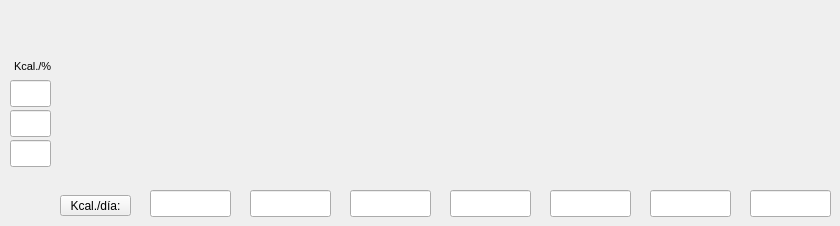
      <widget class="QWidget" name="page">
       <widget class="QLineEdit" name="lineEdit_3_3">
        <property name="geometry">
         <rect>
          <x>10</x>
          <y>140</y>
          <width>41</width>
          <height>27</height>
         </rect>
        </property>
        <property name="font">
         <font>
          <pointsize>7</pointsize>
         </font>
        </property>
        <property name="readOnly">
         <bool>true</bool>
        </property>
       </widget>
       <widget class="QLineEdit" name="lineEdit_3_1">
        <property name="geometry">
         <rect>
          <x>10</x>
          <y>80</y>
          <width>41</width>
          <height>27</height>
         </rect>
        </property>
        <property name="font">
         <font>
          <pointsize>7</pointsize>
         </font>
        </property>
        <property name="readOnly">
         <bool>true</bool>
        </property>
       </widget>
       <widget class="QLineEdit" name="lineEdit_3_2">
        <property name="geometry">
         <rect>
          <x>10</x>
          <y>110</y>
          <width>41</width>
          <height>27</height>
         </rect>
        </property>
        <property name="font">
         <font>
          <pointsize>7</pointsize>
         </font>
        </property>
        <property name="readOnly">
         <bool>true</bool>
        </property>
       </widget>
       <widget class="QLabel" name="label_3_1">
        <property name="geometry">
         <rect>
          <x>14</x>
          <y>56</y>
          <width>41</width>
          <height>20</height>
         </rect>
        </property>
        <property name="font">
         <font>
          <pointsize>8</pointsize>
         </font>
        </property>
        <property name="text">
         <string>Kcal./%</string>
        </property>
       </widget>
       <widget class="QLineEdit" name="lineEdit_3_4">
        <property name="geometry">
         <rect>
          <x>150</x>
          <y>190</y>
          <width>81</width>
          <height>27</height>
         </rect>
        </property>
        <property name="readOnly">
         <bool>true</bool>
        </property>
       </widget>
       <widget class="QLineEdit" name="lineEdit_3_5">
        <property name="geometry">
         <rect>
          <x>250</x>
          <y>190</y>
          <width>81</width>
          <height>27</height>
         </rect>
        </property>
        <property name="readOnly">
         <bool>true</bool>
        </property>
       </widget>
       <widget class="QLineEdit" name="lineEdit_3_6">
        <property name="geometry">
         <rect>
          <x>350</x>
          <y>190</y>
          <width>81</width>
          <height>27</height>
         </rect>
        </property>
        <property name="readOnly">
         <bool>true</bool>
        </property>
       </widget>
       <widget class="QLineEdit" name="lineEdit_3_7">
        <property name="geometry">
         <rect>
          <x>450</x>
          <y>190</y>
          <width>81</width>
          <height>27</height>
         </rect>
        </property>
        <property name="readOnly">
         <bool>true</bool>
        </property>
       </widget>
       <widget class="QLineEdit" name="lineEdit_3_8">
        <property name="geometry">
         <rect>
          <x>550</x>
          <y>190</y>
          <width>81</width>
          <height>27</height>
         </rect>
        </property>
        <property name="readOnly">
         <bool>true</bool>
        </property>
       </widget>
       <widget class="QLineEdit" name="lineEdit_3_9">
        <property name="geometry">
         <rect>
          <x>650</x>
          <y>190</y>
          <width>81</width>
          <height>27</height>
         </rect>
        </property>
        <property name="readOnly">
         <bool>true</bool>
        </property>
       </widget>
       <widget class="QLineEdit" name="lineEdit_3_10">
        <property name="geometry">
         <rect>
          <x>750</x>
          <y>190</y>
          <width>81</width>
          <height>27</height>
         </rect>
        </property>
        <property name="readOnly">
         <bool>true</bool>
        </property>
       </widget>
       <widget class="QPushButton" name="push_Kcal_3">
        <property name="geometry">
         <rect>
          <x>60</x>
          <y>195</y>
          <width>71</width>
          <height>21</height>
         </rect>
        </property>
        <property name="text">
         <string>Kcal./día:</string>
        </property>
       </widget>
      </widget>
